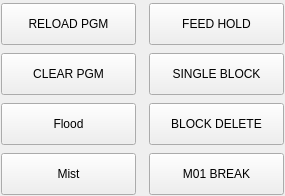
<?xml version="1.0" encoding="UTF-8"?>
<ui version="4.0">
 <class>USER_BUTTONS</class>
 <widget class="QWidget" name="USER_BUTTONS">
  <property name="geometry">
   <rect>
    <x>0</x>
    <y>0</y>
    <width>285</width>
    <height>196</height>
   </rect>
  </property>
  <property name="sizePolicy">
   <sizepolicy hsizetype="Preferred" vsizetype="Preferred">
    <horstretch>0</horstretch>
    <verstretch>0</verstretch>
   </sizepolicy>
  </property>
  <property name="windowTitle">
   <string>User Buttons</string>
  </property>
  <property name="layoutDirection">
   <enum>Qt::LayoutDirection::LeftToRight</enum>
  </property>
  <layout class="QGridLayout" name="gridLayout">
   <property name="leftMargin">
    <number>1</number>
   </property>
   <property name="topMargin">
    <number>3</number>
   </property>
   <property name="rightMargin">
    <number>1</number>
   </property>
   <property name="bottomMargin">
    <number>1</number>
   </property>
   <property name="horizontalSpacing">
    <number>3</number>
   </property>
   <property name="verticalSpacing">
    <number>8</number>
   </property>
   <item row="2" column="2">
    <widget class="ActionButton" name="block_delete_button">
     <property name="sizePolicy">
      <sizepolicy hsizetype="Preferred" vsizetype="Fixed">
       <horstretch>0</horstretch>
       <verstretch>0</verstretch>
      </sizepolicy>
     </property>
     <property name="minimumSize">
      <size>
       <width>135</width>
       <height>42</height>
      </size>
     </property>
     <property name="maximumSize">
      <size>
       <width>16777215</width>
       <height>42</height>
      </size>
     </property>
     <property name="focusPolicy">
      <enum>Qt::FocusPolicy::NoFocus</enum>
     </property>
     <property name="styleSheet">
      <string notr="true">QPushButton {
   	font: 15pt &quot;Probe Basic Bebas Mono&quot;;
}</string>
     </property>
     <property name="text">
      <string>BLOCK DELETE</string>
     </property>
     <property name="checkable">
      <bool>true</bool>
     </property>
     <property name="actionName" stdset="0">
      <string>program.block-delete.toggle</string>
     </property>
    </widget>
   </item>
   <item row="3" column="2">
    <widget class="ActionButton" name="m01_break_button">
     <property name="sizePolicy">
      <sizepolicy hsizetype="Preferred" vsizetype="Fixed">
       <horstretch>0</horstretch>
       <verstretch>0</verstretch>
      </sizepolicy>
     </property>
     <property name="minimumSize">
      <size>
       <width>135</width>
       <height>42</height>
      </size>
     </property>
     <property name="maximumSize">
      <size>
       <width>16777215</width>
       <height>42</height>
      </size>
     </property>
     <property name="focusPolicy">
      <enum>Qt::FocusPolicy::NoFocus</enum>
     </property>
     <property name="styleSheet">
      <string notr="true">QPushButton {
   	font: 15pt &quot;Probe Basic Bebas Mono&quot;;
}</string>
     </property>
     <property name="text">
      <string>M01 BREAK</string>
     </property>
     <property name="checkable">
      <bool>true</bool>
     </property>
     <property name="actionName" stdset="0">
      <string>program.optional-stop.toggle</string>
     </property>
    </widget>
   </item>
   <item row="2" column="0">
    <widget class="ActionButton" name="flood_button">
     <property name="sizePolicy">
      <sizepolicy hsizetype="Preferred" vsizetype="Fixed">
       <horstretch>0</horstretch>
       <verstretch>0</verstretch>
      </sizepolicy>
     </property>
     <property name="minimumSize">
      <size>
       <width>135</width>
       <height>42</height>
      </size>
     </property>
     <property name="maximumSize">
      <size>
       <width>16777215</width>
       <height>42</height>
      </size>
     </property>
     <property name="focusPolicy">
      <enum>Qt::FocusPolicy::NoFocus</enum>
     </property>
     <property name="styleSheet">
      <string notr="true">QPushButton {
   	font: 15pt &quot;Probe Basic Bebas Mono&quot;;
}</string>
     </property>
     <property name="text">
      <string>Flood</string>
     </property>
     <property name="checkable">
      <bool>true</bool>
     </property>
     <property name="actionName" stdset="0">
      <string>coolant.flood.toggle</string>
     </property>
    </widget>
   </item>
   <item row="1" column="2">
    <widget class="ActionButton" name="single_block_button">
     <property name="sizePolicy">
      <sizepolicy hsizetype="Preferred" vsizetype="Fixed">
       <horstretch>0</horstretch>
       <verstretch>0</verstretch>
      </sizepolicy>
     </property>
     <property name="minimumSize">
      <size>
       <width>135</width>
       <height>42</height>
      </size>
     </property>
     <property name="maximumSize">
      <size>
       <width>16777215</width>
       <height>42</height>
      </size>
     </property>
     <property name="focusPolicy">
      <enum>Qt::FocusPolicy::NoFocus</enum>
     </property>
     <property name="styleSheet">
      <string notr="true">QPushButton {
   	font: 15pt &quot;Probe Basic Bebas Mono&quot;;
}</string>
     </property>
     <property name="text">
      <string>SINGLE BLOCK</string>
     </property>
     <property name="actionName" stdset="0">
      <string>program.step</string>
     </property>
    </widget>
   </item>
   <item row="3" column="0">
    <widget class="ActionButton" name="mist_button">
     <property name="sizePolicy">
      <sizepolicy hsizetype="Preferred" vsizetype="Fixed">
       <horstretch>1</horstretch>
       <verstretch>0</verstretch>
      </sizepolicy>
     </property>
     <property name="minimumSize">
      <size>
       <width>135</width>
       <height>42</height>
      </size>
     </property>
     <property name="maximumSize">
      <size>
       <width>16777215</width>
       <height>42</height>
      </size>
     </property>
     <property name="focusPolicy">
      <enum>Qt::FocusPolicy::NoFocus</enum>
     </property>
     <property name="styleSheet">
      <string notr="true">QPushButton {
   	font: 15pt &quot;Probe Basic Bebas Mono&quot;;
}</string>
     </property>
     <property name="text">
      <string>Mist</string>
     </property>
     <property name="checkable">
      <bool>true</bool>
     </property>
     <property name="actionName" stdset="0">
      <string>coolant.mist.toggle</string>
     </property>
    </widget>
   </item>
   <item row="0" column="2">
    <widget class="ActionButton" name="feed_hold_button">
     <property name="sizePolicy">
      <sizepolicy hsizetype="Preferred" vsizetype="Fixed">
       <horstretch>0</horstretch>
       <verstretch>0</verstretch>
      </sizepolicy>
     </property>
     <property name="minimumSize">
      <size>
       <width>135</width>
       <height>42</height>
      </size>
     </property>
     <property name="maximumSize">
      <size>
       <width>16777215</width>
       <height>42</height>
      </size>
     </property>
     <property name="focusPolicy">
      <enum>Qt::FocusPolicy::NoFocus</enum>
     </property>
     <property name="styleSheet">
      <string notr="true">QPushButton {
   	font: 15pt &quot;Probe Basic Bebas Mono&quot;;
}</string>
     </property>
     <property name="text">
      <string>FEED HOLD</string>
     </property>
     <property name="checkable">
      <bool>true</bool>
     </property>
     <property name="rules" stdset="0">
      <string>[{&quot;channels&quot;: [{&quot;url&quot;: &quot;status:interp_state?text&quot;, &quot;trigger&quot;: true}], &quot;property&quot;: &quot;Checked&quot;, &quot;expression&quot;: &quot;ch[0] == 'Paused'&quot;, &quot;name&quot;: &quot;check when paused&quot;}]</string>
     </property>
     <property name="actionName" stdset="0">
      <string>program.pause</string>
     </property>
    </widget>
   </item>
   <item row="1" column="0">
    <widget class="ActionButton" name="clear_program_button">
     <property name="sizePolicy">
      <sizepolicy hsizetype="Preferred" vsizetype="Fixed">
       <horstretch>0</horstretch>
       <verstretch>0</verstretch>
      </sizepolicy>
     </property>
     <property name="minimumSize">
      <size>
       <width>135</width>
       <height>42</height>
      </size>
     </property>
     <property name="maximumSize">
      <size>
       <width>16777215</width>
       <height>42</height>
      </size>
     </property>
     <property name="focusPolicy">
      <enum>Qt::FocusPolicy::NoFocus</enum>
     </property>
     <property name="styleSheet">
      <string notr="true">QPushButton {
   	font: 15pt &quot;Probe Basic Bebas Mono&quot;;
}</string>
     </property>
     <property name="text">
      <string>CLEAR PGM</string>
     </property>
     <property name="checkable">
      <bool>false</bool>
     </property>
     <property name="actionName" stdset="0">
      <string>program.clear</string>
     </property>
    </widget>
   </item>
   <item row="0" column="0">
    <widget class="ActionButton" name="reload_program_button">
     <property name="sizePolicy">
      <sizepolicy hsizetype="Preferred" vsizetype="Fixed">
       <horstretch>0</horstretch>
       <verstretch>0</verstretch>
      </sizepolicy>
     </property>
     <property name="minimumSize">
      <size>
       <width>135</width>
       <height>42</height>
      </size>
     </property>
     <property name="maximumSize">
      <size>
       <width>16777215</width>
       <height>42</height>
      </size>
     </property>
     <property name="focusPolicy">
      <enum>Qt::FocusPolicy::NoFocus</enum>
     </property>
     <property name="layoutDirection">
      <enum>Qt::LayoutDirection::LeftToRight</enum>
     </property>
     <property name="styleSheet">
      <string notr="true">QPushButton {
   	font: 15pt &quot;Probe Basic Bebas Mono&quot;;
}</string>
     </property>
     <property name="text">
      <string>RELOAD PGM</string>
     </property>
     <property name="checkable">
      <bool>false</bool>
     </property>
     <property name="actionName" stdset="0">
      <string>program.reload</string>
     </property>
    </widget>
   </item>
   <item row="0" column="1">
    <widget class="QLabel" name="label">
     <property name="sizePolicy">
      <sizepolicy hsizetype="Preferred" vsizetype="Preferred">
       <horstretch>1</horstretch>
       <verstretch>0</verstretch>
      </sizepolicy>
     </property>
    </widget>
   </item>
   <item row="1" column="1">
    <widget class="QLabel" name="label_2">
     <property name="sizePolicy">
      <sizepolicy hsizetype="Preferred" vsizetype="Preferred">
       <horstretch>1</horstretch>
       <verstretch>0</verstretch>
      </sizepolicy>
     </property>
    </widget>
   </item>
   <item row="2" column="1">
    <widget class="QLabel" name="label_3">
     <property name="sizePolicy">
      <sizepolicy hsizetype="Preferred" vsizetype="Preferred">
       <horstretch>1</horstretch>
       <verstretch>0</verstretch>
      </sizepolicy>
     </property>
    </widget>
   </item>
   <item row="3" column="1">
    <widget class="QLabel" name="label_4">
     <property name="sizePolicy">
      <sizepolicy hsizetype="Preferred" vsizetype="Preferred">
       <horstretch>1</horstretch>
       <verstretch>0</verstretch>
      </sizepolicy>
     </property>
    </widget>
   </item>
  </layout>
 </widget>
 <customwidgets>
  <customwidget>
   <class>ActionButton</class>
   <extends>QPushButton</extends>
   <header>qtpyvcp.widgets.button_widgets.action_button</header>
  </customwidget>
 </customwidgets>
 <resources/>
 <connections/>
</ui>
